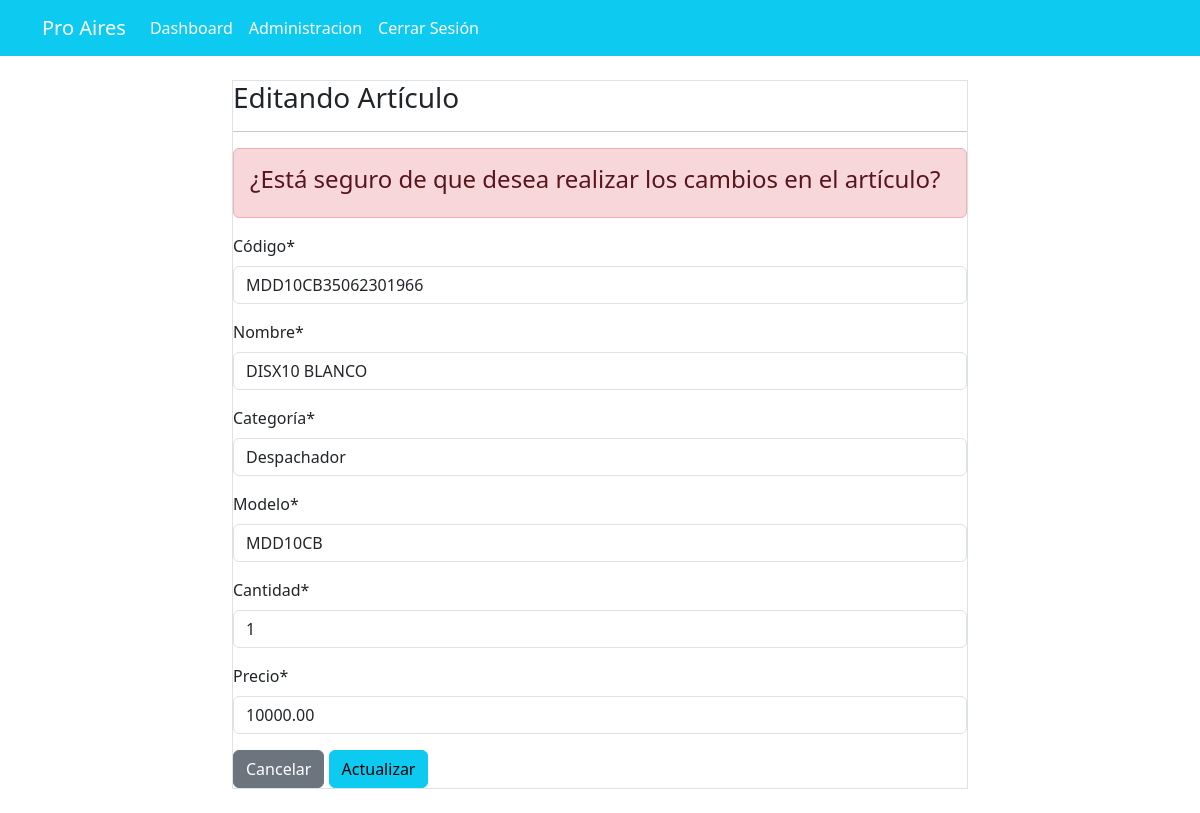
Page /producto/update/155/ (signed in) on the committed database.
### dashboard/models.py (models this page shows, shortened)
class Producto(models.Model):
    code = models.CharField(max_length=20)
    name = models.CharField(max_length=100)
    category = models.CharField(max_length=20)
    quantity = models.PositiveIntegerField()
    type = models.CharField(max_length=100, default=None)
    precio = models.DecimalField(max_digits=20, decimal_places=2, default=1000.00)
    created_at = models.DateTimeField(auto_now_add=True)
    updated_at = models.DateTimeField(auto_now=True)
    price_update = models.DateTimeField(default=None, null=True, blank=True)

### dashboard/views.py (the view)
# urls.py: path('producto/update/<int:pk>/', views.producto_update, name='dashboard-producto-update'),
@login_required
def producto_update(request, pk):
    item = Producto.objects.get(id=pk)
    if request.method == "POST":
        producto_form = ProductoForm(request.POST, instance=item)
        if producto_form.is_valid():
            old_precio = item.precio
            producto_form.save()
            if old_precio != item.precio:
                print(f"Old: {old_precio}, New: {item.precio}")
                item.price_update = timezone.now()
                item.save()
            return redirect('dashboard-precio')
    else:
        producto_form = ProductoForm(instance=item)
    context = {
        'producto_form': producto_form,
    }
    return render(request, 'dashboard/producto_update.html', context)

### dashboard/forms.py
class ProductoForm(forms.ModelForm):
    class Meta:
        model = Producto
        fields = ['code', 'name', 'category', 'type', 'quantity', 'precio']
        labels = {
        'code': 'Código',
        'name': 'Nombre',
        'category': 'Categoría',
        'type': 'Modelo',
        'quantity': 'Cantidad',
        'precio': 'Precio',
        }

### templates/dashboard/producto_update.html (shortened to what this page needs)
{% extends 'partials/base.html'%}
{% load crispy_forms_tags %}
{% block content %}
<div class="container">
    <div class="row  my-4">
        <div class="col-md-8 offset-md-2">
            <div class="border">
                <h3>Editando Artículo</h3>
                <hr>
                <div class="alert alert-danger">
                    <h4> ¿Está seguro de que desea realizar los cambios en el artículo? </h4>
                </div>
                <form method="POST">
                    {{ producto_form | crispy}}
                    <a class="btn btn-secondary" href="{% url 'dashboard-precio' %}">Cancelar</a>
                    <input class="btn btn-info" type="submit" value="Actualizar">
                </form>
            </div>
        </div>
    </div>
</div>
{% endblock %}

### templates/partials/nav.html (shortened to what this page needs)
 <nav class="navbar navbar-expand-lg navbar-info bg-info">
    {% if user.is_authenticated %}
    <div class="container" color="blue">
        <a class="navbar-brand text-white" href="{% url 'pos-index' %}">Pro Aires</a>
        <div class="collapse navbar-collapse" id="navbarSupportedContent">
            <ul class="navbar-nav mr-auto">
                <li class="nav-item active">
                    <a class="nav-link text-white" href="{% url 'dashboard-index' %}">  Dashboard </a>
                </li>
            </ul>
            <ul class="navbar-nav ml-auto">
                <li class="nav-item active">
                    <a class="nav-link text-white" href="{% url 'user-profile' %}">{{user.username}}</a>
                </li>
                <li class="nav-item">
                    <a class="nav-link text-white" href="{% url 'user-logout' %}"> Cerrar Sesión</a>
                </li>
            </ul>
            {% endif %}
        </div>
    </div>
</nav>

### static/style.css (style rules this page uses)
body { background: rgb(230, 227, 227); }

### rows in the picture
Producto: code "MDD10CB35062301966", name "DISX10 BLANCO", category "Despachador", type "MDD10CB", quantity "1", precio "10000.00"

### other values in the picture
{{ user.username }} "Administracion"
